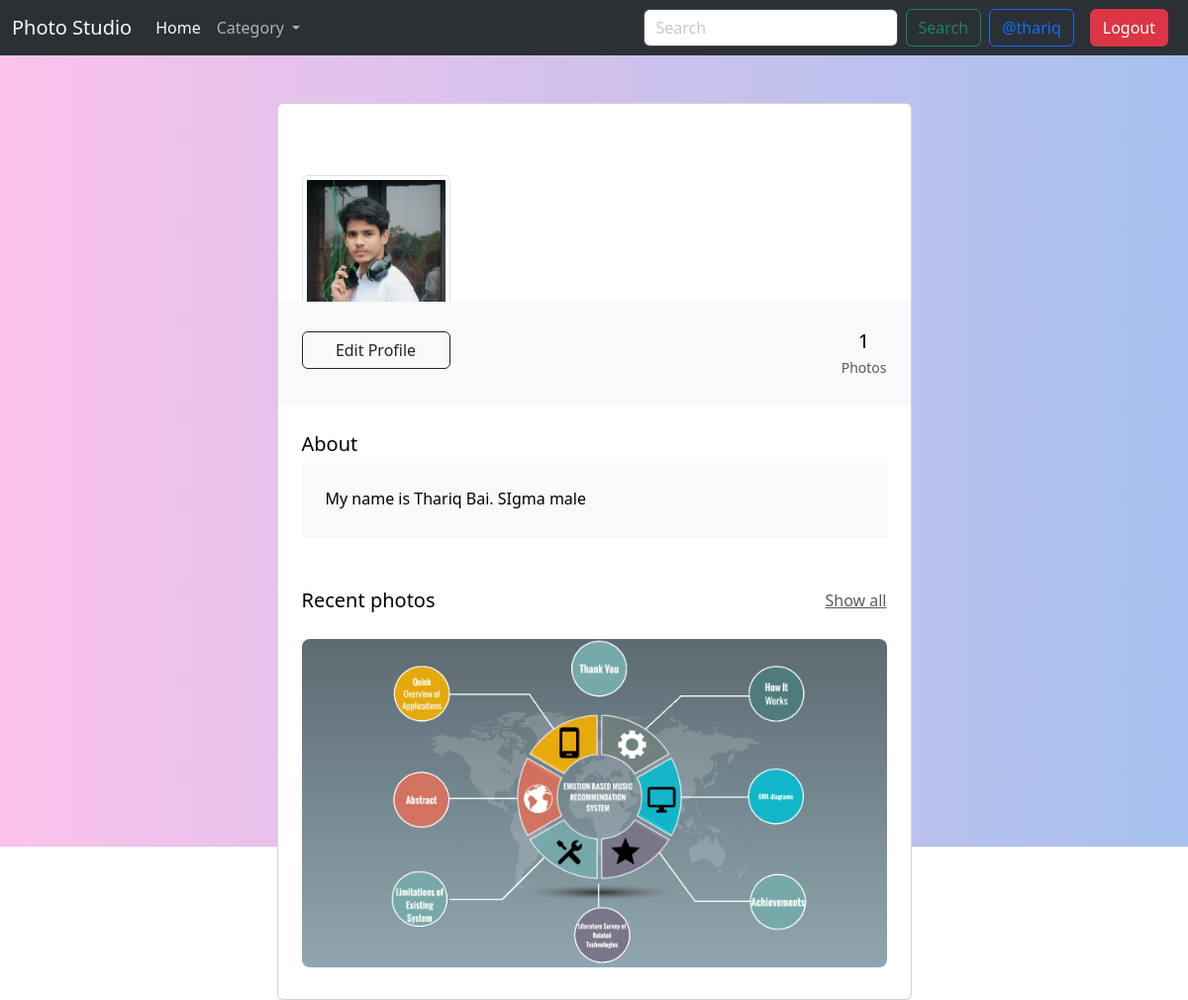
The app's page /userdetails/ (signed in) with its own data.
### main/models.py (models this page shows, shortened)
class userprofile(models.Model):
    user = models.OneToOneField(User,on_delete=models.CASCADE)
    image = models.ImageField(upload_to='profile_Pics',blank=True,null=True)
    about = models.TextField(blank=True,null=True)

class photo(models.Model):
    user = models.ForeignKey(User,null = True,blank=True,on_delete=models.CASCADE)
    categories = models.ForeignKey(addcategory,null=True,blank=True,on_delete=models.SET_NULL)
    title = models.CharField(max_length=50,null=True,blank=True)
    description = models.TextField(max_length=200,null=True,blank=True)
    image = models.ImageField(null=True,blank=True)

### main/views.py (the view)
# urls.py: path('userdetails/',views.userdetails,name="userdetails"),
def userdetails(request):
    user = request.user
    photos = photo.objects.filter(user=user)
    counts = photos.count()
    try:
        profile = userprofile.objects.get(user=user)
    except ObjectDoesNotExist:
        profile = None
    context={
        'user': user,
        'photos': photos,
        'count': counts,
        'profile': profile,
    }
    return render(request,'userdetails.html',context)

### templates/userdetails.html
{% extends 'base.html'%}
{% block content %}
{% include 'navbar.html' %}
<section class="h-100 gradient-custom-2">
    <div class="container py-5 h-100">
      <div class="row d-flex justify-content-center align-items-center h-100">
        <div class="col col-lg-9 col-xl-7">
          <div class="card">
            <div class="rounded-top text-white d-flex flex-row" style="height:200px;">
              <div class="ms-4 mt-5 d-flex flex-column" style="width: 150px;">
                <a href="{% url 'editProfileImage' %}">
                <img src="{{profile.image.url}}",
                  alt="Generic placeholder image" class="img-fluid img-thumbnail mt-4 mb-2"
                  style="width: 150px; z-index: 1">
                  <a href="{% url 'editProfile' %}" class="btn btn-outline-dark" data-mdb-ripple-color="dark" style="z-index: 1;">
                    Edit Profile
                  </a>
              </div>
              <div class="ms-3" style="margin-top: 130px;">
                <h5>{{user.first_name}} {{user.last_name}}</h5>
                <p>@{{user.username}}</p>
              </div>
            </div>
            <div class="p-4 text-black" style="background-color: #f8f9fa;">
              <div class="d-flex justify-content-end text-center py-1">
                <div>
                  <p class="mb-1 h5">{{count}}</p>
                  <p class="small text-muted mb-0">Photos</p>
                </div>
              </div>
            </div>
            <div class="card-body p-4 text-black">
              <div class="mb-5">
                <p class="lead fw-normal mb-1">About</p>
                <div class="p-4" style="background-color: #f8f9fa;">
                  <p class="font-italic mb-1">{{profile.about}}</p>
                </div>
              </div>
              <div class="d-flex justify-content-between align-items-center mb-4">
                <p class="lead fw-normal mb-0">Recent photos</p>
                <p class="mb-0"><a href="#!" class="text-muted">Show all</a></p>
              </div>
              <div class="row g-2">
                {% for ph in photos %}
                <div class="col mb-2">
                  <img src="{{ph.image.url}}" alt="{{ph.title}}" class="w-100 rounded-3">
                </div>
                {% endfor %}
              </div>
            </div>
          </div>
        </div>
      </div>
    </div>
  </section>
{% endblock %}

### templates/navbar.html (shortened to what this page needs)
<nav class="navbar navbar-expand-lg bg-body-tertiary bg-dark" data-bs-theme="dark">
  <div class="container-fluid">
    <a class="navbar-brand" href="#">Photo Studio</a>
    <div class="collapse navbar-collapse" id="navbarSupportedContent">
      <ul class="navbar-nav me-auto mb-2 mb-lg-0">
        <li class="nav-item">
          <a class="nav-link active" aria-current="page" href="{% url 'home' %}">Home</a>
        </li>
        <li class="nav-item dropdown">
          <a class="nav-link dropdown-toggle" href="#" role="button" data-bs-toggle="dropdown" aria-expanded="false">
            Category
          </a>
        </li>
      </ul>
      <form class="d-flex" role="search" method="post" action = "{% url 'search' %}">
        <input class="form-control me-2" name="search" type="search" placeholder="Search" aria-label="Search">
        <button class="btn btn-outline-success" type="submit">Search</button>
      </form>
      {% if user.is_authenticated %}
      <a class="btn btn-outline-primary mx-2" href="{% url 'userdetails' %}">
        @{{request.user}}
      </a>
      <a class="btn btn-danger mx-2" href="{% url 'userlogout' %}">Logout</a>
      {% else %}
      <a class="btn btn-primary mx-2" href="{% url 'userlogin' %}">Login</a>
      <a class="btn btn-success mx-2" href="{% url 'register' %}">Register</a>
      {% endif %}
    </div>
  </div>
</nav>

### static/css/style.css (style rules this page uses)
html, body { height: 100%; }
.gradient-custom-2 { background: #fbc2eb; background: -webkit-linear-gradient(to right, rgba(251, 194, 235, 1), rgba(166, 193, 238, 1)); background: linear-gradient(to right, rgba(251, 194, 235, 1), rgba(166, 193, 238, 1)); height: 100%; }

### records on screen
userprofile: image (picture), about "My name is Thariq Bai. SIgma male"
photo: image (picture)

### other values on screen
{{ request.user }} "thariq"
{{ count }} "1"
